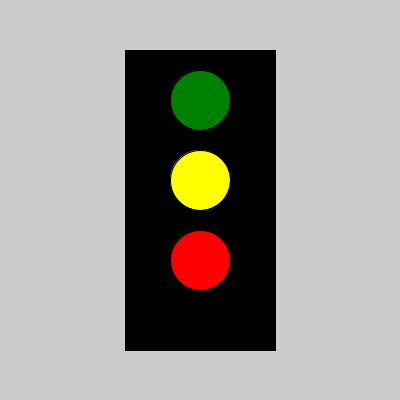
Frame 1 (no input)
Frame 60 (the mouse pressed at the canvas centre just before this capture): identical to frame 1, image omitted
Frame 120 (the mouse held since frame 60 and released just before this capture): identical to frame 1, image omitted

The Processing sketch that drew this single still picture (run headless with seeded random() and noise(); from frame 60 on, the mouse is pressed at the canvas centre):

// Processing sketch: TaskThree
// ── TaskThree.pde
//## Task 3:
//3.a Draw a traffic light using colors stored in variables - one for each of the 4 colors (background is the 4th).
color g = color(0,128,0);
color y = color (255,255,0);
color r = color (255,0,0);

void setup(){
  size (400,400);
}
  void draw(){
  rectMode(CENTER);
  ellipseMode(CENTER);
  




  fill(0);
  rect(200,200,150,300);
  
  
  //grønt lys
  fill(g);
  ellipse(200,100,60,60);
  
  //gult lys
  fill(y);
  ellipse(200,180,60,60);
  //rødt lys
  
  if (keyPressed) {
    if (key == 'b' || key == 'B') {
      fill(128,128,128);
      
    }
  } else {
    fill(r);
  }
 // fill(r);
  ellipse(200,260,60,60);
 
  
//3.b add a gray color for the turned off effect
//fill(128,128,128);
 //ellipse(200,260,60,60);
 
 


  
  
}

/*void keyPressed() {
if (key == 'r') {
   fill(128,128,128);
ellipse(200,260,60,60);
}
}*/

//3.c have the light turn on/off (green or red) by pressing keys on the keyboard.
